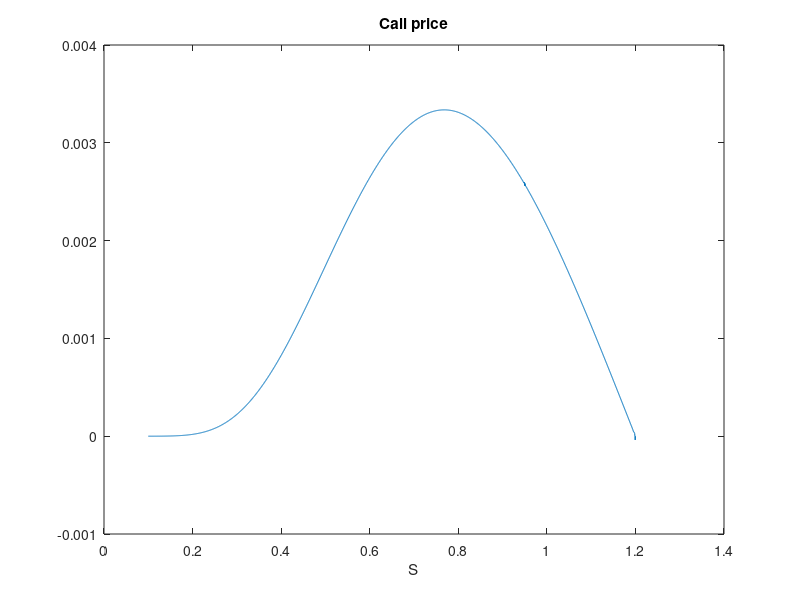

MATLAB code for this plot:
clear
close all
% Pricing an Up&Out Call Option
% B&S model - price PDE
% ThetaMethod

%% 1. Parameters & Grids
S0=1; K=0.95; r=0.001; sigma=0.5; T=1; U=1.2;
M=500;
N=2000;
theta=0.5; % 0 Implicit, 0.5 CN, 1 Explicit
Smin=0.1*S0; Smax=U;
dS=(Smax-Smin)/N;
S=Smin+(0:N)*dS;
dt=T/M;
t=(0:M)*dt;

%% Matrix Construction
A=@(S)(1-theta)*dt*(-r*S/(2*dS)+sigma^2*S^2/(2*dS^2));
B=@(S)-1+dt*(1-theta)*(-sigma^2*S^2/(dS^2)-r);
C=@(S)dt*(1-theta)*( r*S/(2*dS)+sigma^2*S^2/(2*dS^2));
Mat=spalloc(N+1,N+1,3*(N-1)+2);
Mat(1,1)=1;
for i=2:N
    Mat(i, [i-1,i,i+1])=[A(S(i)) B(S(i)) C(S(i))];
end
Mat(end,end)=1;
Ah=@(S)-(theta)*dt*(-r*S/(2*dS)+sigma^2*S^2/(2*dS^2));
Bh=@(S)-1-dt*(theta)*(-sigma^2*S^2/(dS^2)-r);
Ch=@(S)-dt*(theta)*( r*S/(2*dS)+sigma^2*S^2/(2*dS^2));
Mat_rhs=spalloc(N+1,N+1,3*(N-1));
for i=2:N
    Mat_rhs(i, [i-1,i,i+1])=[Ah(S(i)) Bh(S(i)) Ch(S(i))];
end

%% Backward in time loop
c=max(S'-K,0); 
rhs=zeros(N+1,1);
for j=M:-1:1
    % know c t_j -> compute cnew t_{j-1}
    rhs=Mat_rhs*c;
    rhs(1)=0;
    rhs(end)=0;
    c=Mat\rhs;
end
figure
plot(S,c); title('Call price'); xlabel('S');
price=interp1(S,c,S0,'spline')




